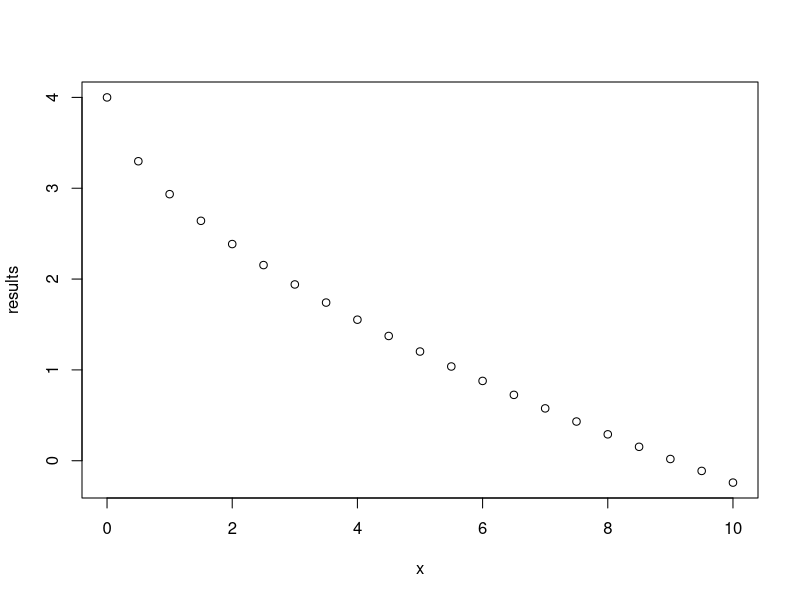

Generate this figure with R:
## ---- chunk 1
knitr::opts_chunk$set(
  collapse = TRUE, warning = FALSE, message = FALSE,
  comment = "#>"
)
## ---- chunk 2
5+5
## ---- chunk 3
a  <- 3
a
## ---- chunk 4
numeric <- c( 1, 2, 3, 4, 5)
numeric
## ---- chunk 5
categoric <- c("blue", "green", "red", "yellow")
categoric
## ---- chunk 6
mat <- matrix( c(1, 2, 3, 4, 5, 6, 7, 8),
               ncol=4, byrow=TRUE)
as.matrix(mat)
## ---- chunk 7
bact <- c("LM","LM","LM", "SA","SA","SA")
counts <- c(2.3,2.4,2.5,3.5,3.6,3.3)
dat <- data.frame(bact, counts)
dat
## ---- chunk 8
list <- list(dat[dat$Condition== 1,], mat)
## ---- chunk 9
str(list)
## ---- chunk 10
dat <- read.csv("./data/dataSet1.csv", sep=";", header=T)
head(dat)
## ---- chunk 11
str(dat)
## ---- chunk 12
for (n in 1:3){
  print(3^n)
}
## ---- chunk 13
counts = 2
if (counts < 3) {
  print("lower than 3")
} else {
  print("higher than 3")
}
## ---- chunk 14
Weibull <- function(x, logN0, chi, beta){
  logN0 - (x/chi)^beta
}
## ---- chunk 15
x <- seq(0, 10, 0.5)
x[1:5]
results  <- Weibull(x, 4, 0.9, 0.6)
results[1:5]
## ---- chunk 16
plot(x, results)
## ---- chunk 17
# load libraries
library(ggplot2)    # for plotting
## ---- chunk 18
dat <- read.csv("./data/dataSet1.csv", sep=";", header=T)
head(dat)
## ---- chunk 19
ExpoGrowth = function(t, mu, Y0){
      Y = Y0*exp(mu*t)
return(Y)
}
## ---- chunk 20
m1 <- nls(X ~ ExpoGrowth(time, mu, Y0),
           data=dat,
           start=list(mu=0.73, Y0=8.5) )
m1
## ---- chunk 21
summary(m1)
## ---- chunk 22
(betas1 <-coef(m1))
mu <- betas1[1]
Y0 <- betas1[2]
## ---- chunk 23
AIC(m1)
BIC(m1)
